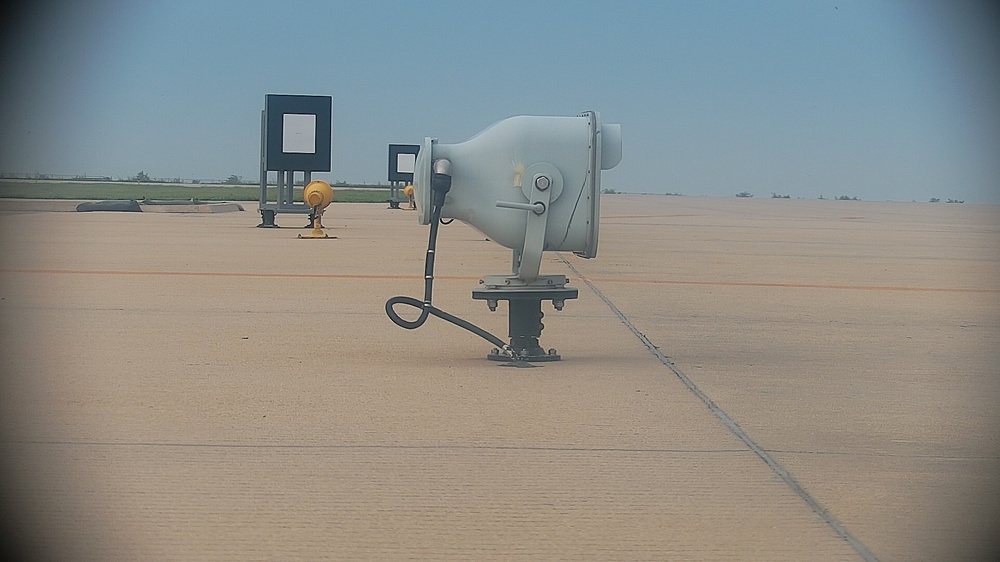
%> input picture test.jpg, 1000 x 562 px, shrunk from 1920 x 1080 before the run
$ octave convert.m   (GNU Octave 9; MATLAB toolbox functions it lacks are replaced by stand-ins)
%> lines starting %> are read from the running program, lines starting %| are printed output that depends on the picture
subplot(1,3,1);
i1=imread('test.jpg');
%> i1 is the input picture: size 562x1000x3 uint8; mean R, G, B 140.5, 141, 136.3
i1=im2double(i1);
%> i1: size 562x1000x3 double
imshow(i1);title('Input Image');
subplot(1,3,2);
r=[0:0.001:1];
s=[r<=0.5].*(4*r.^3)+[r>0.5].*(-4*(-r+1).^3+1);
plot(r,s);title('r-s');
subplot(1,3,3);
T1=[i1<=0.5].*(4*i1.^3)+[i1>0.5].*(-4*(-i1+1).^3+1);
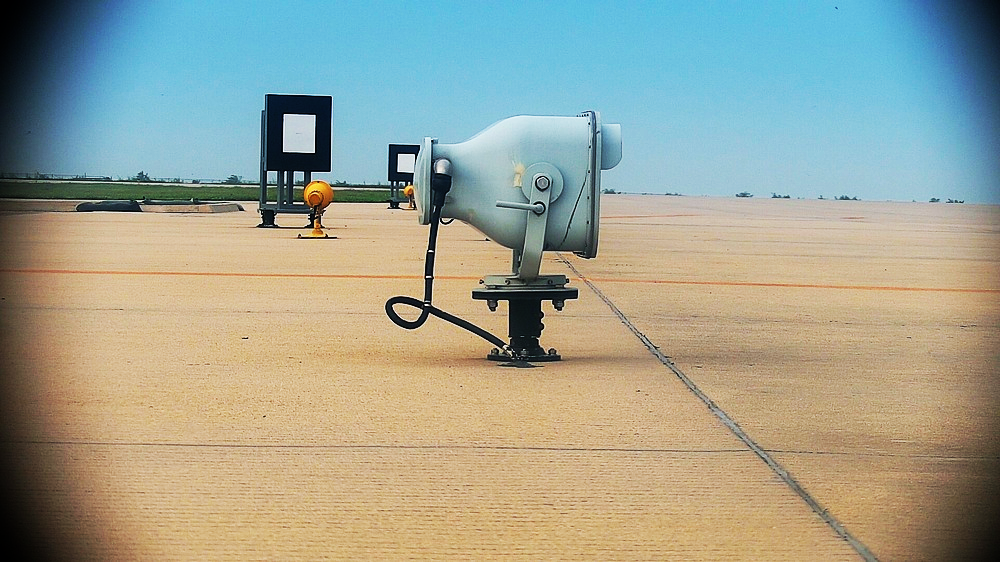
%> T1: size 562x1000x3 double; mean R, G, B 0.619, 0.637, 0.575
imshow(T1);title('Out Image');
%> after `title('Out Image')`:
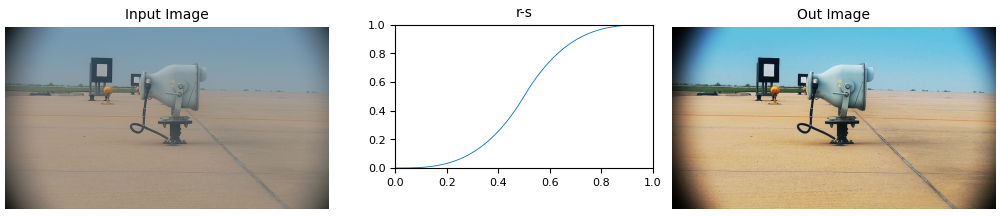
%> figure redrawn from the program's plot data, 3 panels
